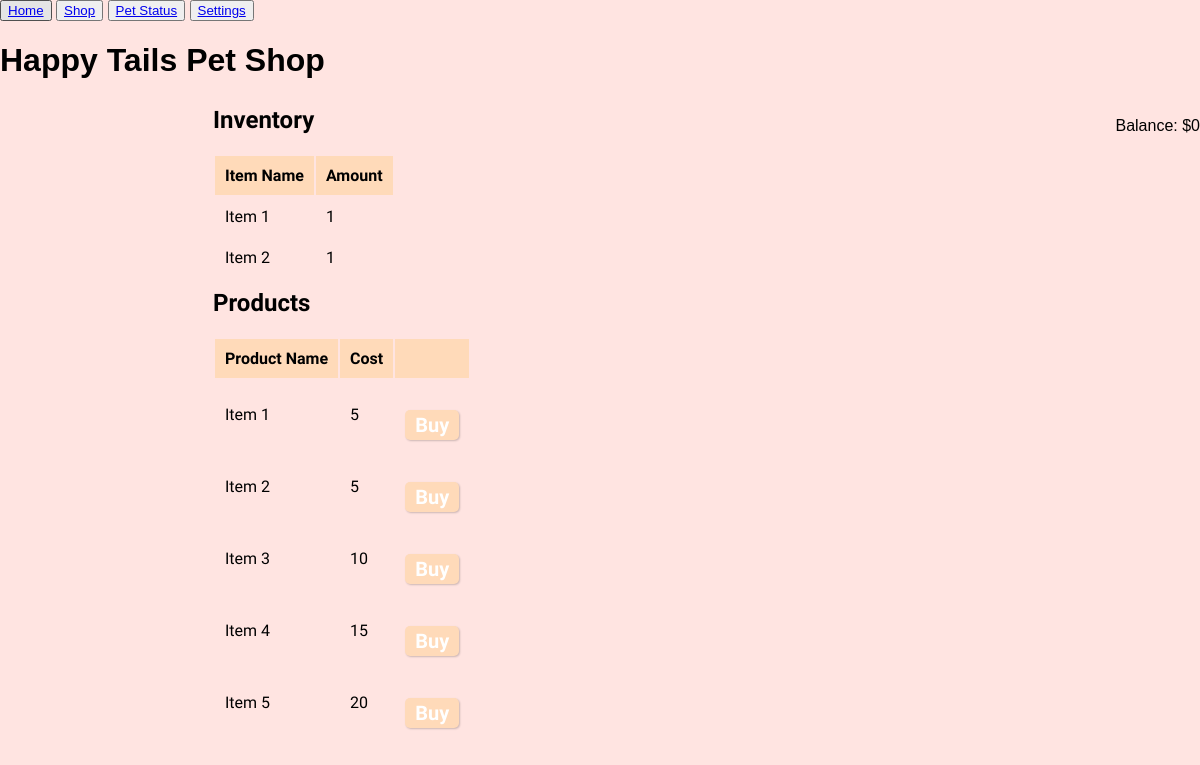
The page /shop on the database as committed earlier.
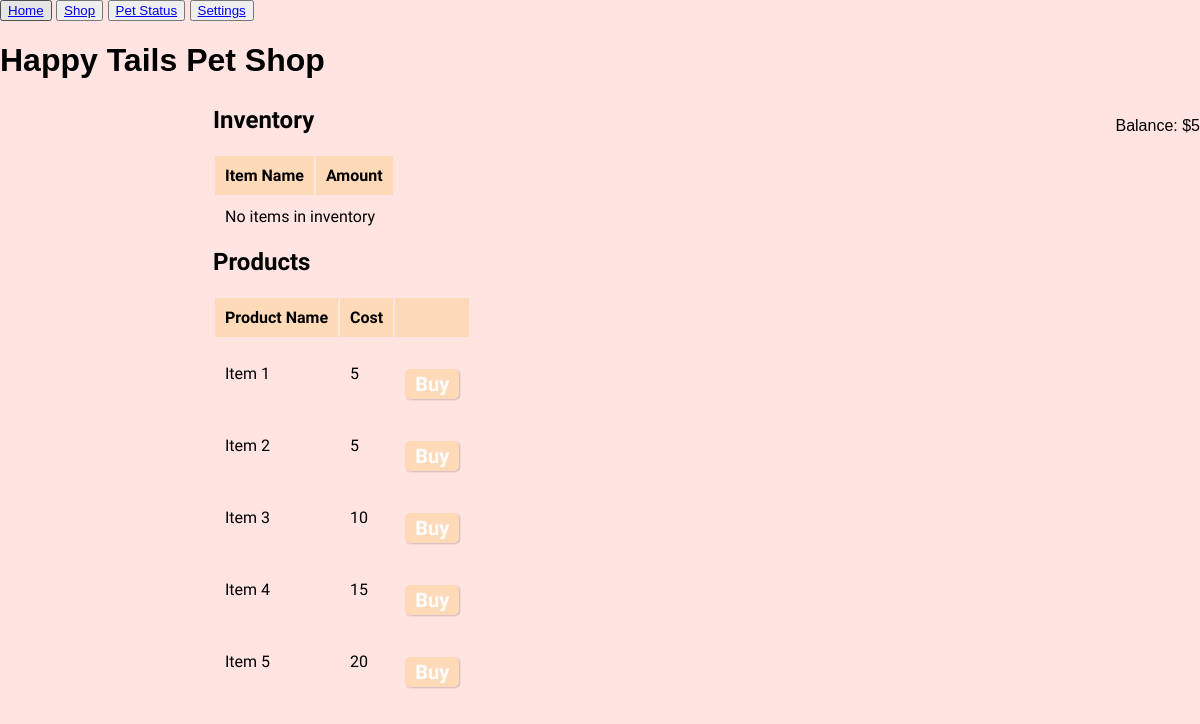
The same page on the database as committed later.
### tables this page shows
CREATE TABLE inventory
                (user_id TEXT,
                item_id INTEGER,
                item_name TEXT,
                item_amount INTEGER,
                effect INTEGER,
                FOREIGN KEY (user_id) REFERENCES user(user_id),
                FOREIGN KEY (item_id) REFERENCES pet_shop(item_id));

CREATE TABLE pet_shop
                (item_id INTEGER PRIMARY KEY AUTOINCREMENT,
                item_name TEXT,
                cost INTEGER,
                effect INTEGER);

### webapp.py (the view)
@app.route('/shop')
def shop():
    conn = sqlite3.connect('db/accountapet.db')
    c = conn.cursor()
    c.execute("SELECT user_name, user_id FROM current_user")
    result = c.fetchone()
    if result is None:
        return render_template('login.html')
    else:
        user_name, user_id = result[0], result[1]
    c.execute("SELECT wallet FROM users WHERE user_id=?", (user_id,))
    result = c.fetchone()
    wallet = result[0] if result else 0
    c.execute("SELECT item_id, item_name, item_amount, effect FROM inventory WHERE user_id=?", (user_id,))
    user_inventory = c.fetchall()
    c.execute("SELECT item_id, item_name, cost, effect FROM pet_shop")
    pet_shop_items = c.fetchall()
    c.close()
    conn.close()
    return render_template('shop.html', user_name=user_name, wallet=wallet, user_inventory=user_inventory, pet_shop_items=pet_shop_items)

### templates/shop.html (shortened to what this page needs)
<!DOCTYPE html>
<html>
<head>
    <link rel="stylesheet" type="text/css" href="{{ url_for('static', filename='style.css') }}">
</head>
<body>
    <div class="nav">
        <button class="button-nav"><a href="{{ url_for('home') }}">Home</a></button>
        <button class="button-nav"><a href="{{ url_for('shop') }}">Shop</a></button>
        <button class="button-nav"><a href="{{ url_for('pet_status') }}">Pet Status</a></button>
        <button class="button-nav"><a href="{{ url_for('settings') }}">Settings</a></button>
    </div>
    <h1>Happy Tails Pet Shop</h1>
    <p class="wallet">Balance: ${{ wallet }}</p>
    <div class="content">
        <div class="table-container">
          <div class="column table">
            <h2>Inventory</h2>
            <table>
              <thead>
                <tr>
                  <th>Item Name</th>
                  <th>Amount</th>
                </tr>
              </thead>
              <tbody>
                {% if user_inventory %}
                  {% for item in user_inventory %}
                    <tr>
                      <td>{{ item[1] }}</td>
                      <td>{{ item[2] }}</td>
                    </tr>
                  {% endfor %}
                {% else %}
                  <tr>
                    <td colspan="2">No items in inventory</td>
                  </tr>
                {% endif %}
              </tbody>
            </table>
          </div>
          <div class="column table">
            <h2>Products</h2>
            <table>
              <thead>
                <tr>
                  <th>Product Name</th>
                  <th>Cost</th>
                  <th></th>
                </tr>
              </thead>
              <tbody>
                {% for item in pet_shop_items %}
                  <tr>
                    <td>{{ item[1] }}</td>
                    <td>{{ item[2] }}</td>
                    <td>
                      <form action="http://127.0.0.1:5002/shop" method="POST">
                        <button type="submit">Buy</button>
                      </form>
                    </td>
                  </tr>
                {% endfor %}
              </tbody>
            </table>
          </div>
        </div>
    </div>
</body>
</html>

### static/style.css (style rules this page uses)
body { margin: 0; padding: 0; font-family: sans-serif; background-color: #FFE4E1; }
.content { max-width: 800px; margin: 0 auto; }
form { width: 40%; }
form button { display: block; height: 40px; margin-top: 20px; font-size: 20px; font-weight: bold; font-family: 'Tilt Warp'; color: #fff; background-color: #FFDAB9; border-radius: 5px; border: none; box-shadow: 1px 1px 2px rgba(0,0,0,0.2); padding: 0 10px; }
.wallet { float: right; }
.table-container { display: flex; flex-wrap: wrap; justify-content: center; align-items: flex-start; }
.table { width: 48%; margin-right: 1%; margin-left: 1%; }
.table h2 { font-size: 24px; font-family: 'Tilt Warp'; margin-top: 0; margin-bottom: 20px; }
.table th, .table td { padding: 10px; text-align: left; font-size: 16px; font-family: 'Tilt Warp'; }
.table th { background-color: #FFDAB9; }
.table td { background-color: #FFE4E1; }
.table td button { background-color: #FFDAB9; color: #fff; border-radius: 5px; border: none; box-shadow: 1px 1px 2px rgba(0,0,0,0.2); padding: 0 10px; height: 30px; cursor: pointer; }
.column { flex: 50%; padding: 5px; }

Rows that differ between the two databases and show on the page:
removed inventory: item_name "Item 1", item_amount "1"
removed inventory: item_name "Item 2", item_amount "1"
Other text that changed with them:
{{ wallet }}: "0" → "5"
text now shown: "No items in inventory"
